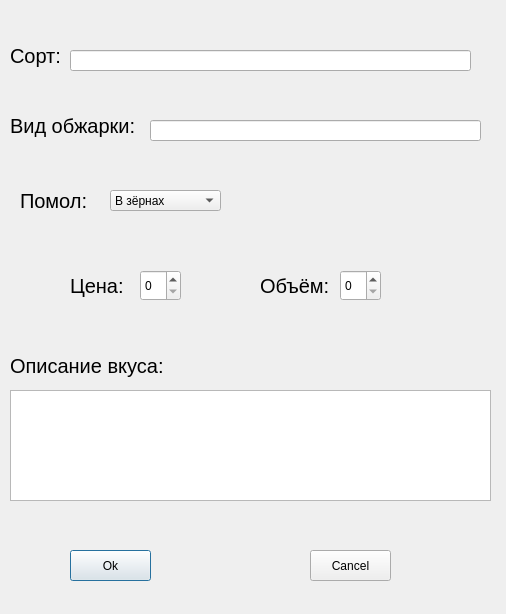
<?xml version="1.0" encoding="UTF-8"?>
<ui version="4.0">
 <class>Dialog</class>
 <widget class="QDialog" name="Dialog">
  <property name="geometry">
   <rect>
    <x>0</x>
    <y>0</y>
    <width>506</width>
    <height>614</height>
   </rect>
  </property>
  <property name="windowTitle">
   <string>Dialog</string>
  </property>
  <widget class="QLabel" name="label">
   <property name="geometry">
    <rect>
     <x>10</x>
     <y>40</y>
     <width>71</width>
     <height>31</height>
    </rect>
   </property>
   <property name="font">
    <font>
     <pointsize>15</pointsize>
    </font>
   </property>
   <property name="text">
    <string>Сорт:</string>
   </property>
  </widget>
  <widget class="QLineEdit" name="lineEdit">
   <property name="geometry">
    <rect>
     <x>70</x>
     <y>50</y>
     <width>401</width>
     <height>21</height>
    </rect>
   </property>
  </widget>
  <widget class="QLabel" name="label_2">
   <property name="geometry">
    <rect>
     <x>10</x>
     <y>110</y>
     <width>131</width>
     <height>31</height>
    </rect>
   </property>
   <property name="font">
    <font>
     <pointsize>15</pointsize>
    </font>
   </property>
   <property name="text">
    <string>Вид обжарки:</string>
   </property>
  </widget>
  <widget class="QLineEdit" name="lineEdit_2">
   <property name="geometry">
    <rect>
     <x>150</x>
     <y>120</y>
     <width>331</width>
     <height>21</height>
    </rect>
   </property>
  </widget>
  <widget class="QLabel" name="label_3">
   <property name="geometry">
    <rect>
     <x>20</x>
     <y>180</y>
     <width>71</width>
     <height>41</height>
    </rect>
   </property>
   <property name="font">
    <font>
     <pointsize>15</pointsize>
    </font>
   </property>
   <property name="text">
    <string>Помол:</string>
   </property>
  </widget>
  <widget class="QComboBox" name="comboBox">
   <property name="geometry">
    <rect>
     <x>110</x>
     <y>190</y>
     <width>111</width>
     <height>21</height>
    </rect>
   </property>
   <item>
    <property name="text">
     <string>В зёрнах</string>
    </property>
   </item>
   <item>
    <property name="text">
     <string>Молотый</string>
    </property>
   </item>
  </widget>
  <widget class="QLabel" name="label_4">
   <property name="geometry">
    <rect>
     <x>70</x>
     <y>270</y>
     <width>61</width>
     <height>31</height>
    </rect>
   </property>
   <property name="font">
    <font>
     <pointsize>15</pointsize>
    </font>
   </property>
   <property name="text">
    <string>Цена:</string>
   </property>
  </widget>
  <widget class="QSpinBox" name="spinBox">
   <property name="geometry">
    <rect>
     <x>140</x>
     <y>270</y>
     <width>41</width>
     <height>31</height>
    </rect>
   </property>
   <property name="maximum">
    <number>9999999</number>
   </property>
  </widget>
  <widget class="QLabel" name="label_5">
   <property name="geometry">
    <rect>
     <x>260</x>
     <y>270</y>
     <width>71</width>
     <height>31</height>
    </rect>
   </property>
   <property name="font">
    <font>
     <pointsize>15</pointsize>
    </font>
   </property>
   <property name="text">
    <string>Объём:</string>
   </property>
  </widget>
  <widget class="QSpinBox" name="spinBox_2">
   <property name="geometry">
    <rect>
     <x>340</x>
     <y>270</y>
     <width>41</width>
     <height>31</height>
    </rect>
   </property>
   <property name="maximum">
    <number>9999999</number>
   </property>
  </widget>
  <widget class="QLabel" name="label_6">
   <property name="geometry">
    <rect>
     <x>10</x>
     <y>350</y>
     <width>161</width>
     <height>31</height>
    </rect>
   </property>
   <property name="font">
    <font>
     <pointsize>15</pointsize>
    </font>
   </property>
   <property name="text">
    <string>Описание вкуса:</string>
   </property>
  </widget>
  <widget class="QTextEdit" name="textEdit">
   <property name="geometry">
    <rect>
     <x>10</x>
     <y>390</y>
     <width>481</width>
     <height>111</height>
    </rect>
   </property>
  </widget>
  <widget class="QPushButton" name="pushButton">
   <property name="geometry">
    <rect>
     <x>70</x>
     <y>550</y>
     <width>81</width>
     <height>31</height>
    </rect>
   </property>
   <property name="text">
    <string>Ok</string>
   </property>
  </widget>
  <widget class="QPushButton" name="pushButton_2">
   <property name="geometry">
    <rect>
     <x>310</x>
     <y>550</y>
     <width>81</width>
     <height>31</height>
    </rect>
   </property>
   <property name="text">
    <string>Cancel</string>
   </property>
  </widget>
 </widget>
 <resources/>
 <connections/>
</ui>
